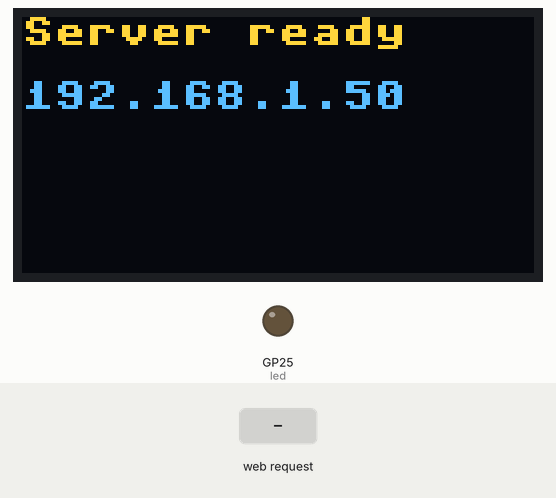
Bench run of a program on a simulated Raspberry Pi Pico running MicroPython. On the bench: 128×64 one-colour display, output pins drawn as LEDs (lit = HIGH). Inputs (shaded band) come from the test bench. The OLED is the two-colour kind (top 16 rows yellow); WiFi joins after 1.5 s; what the program prints to the serial console is not drawn.

Above: at 5.2 s.
5.3 s: HTTP request GET /led/on received
At 5.8 s:
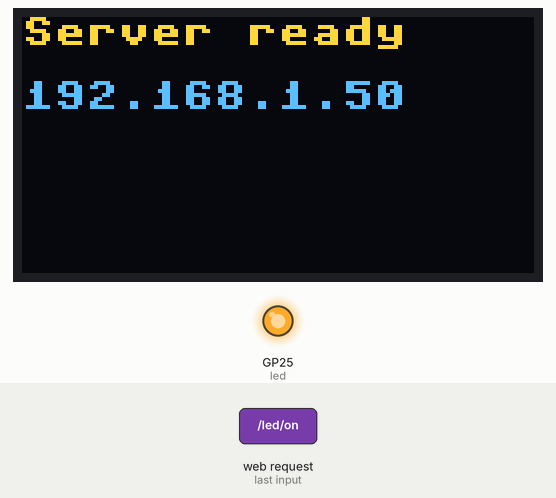
6.8 s: HTTP request GET /led/off received
At 8.2 s:
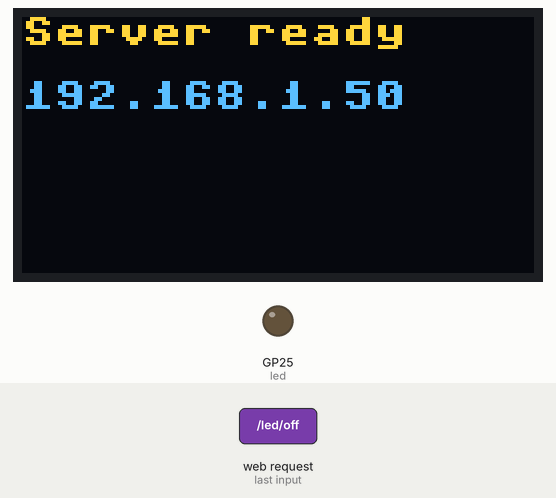
Timing chart, 0 to 9.8 s (numbered marks = the images above; inputs shaded):
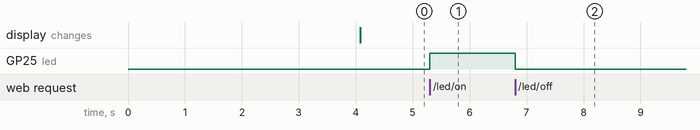

Measured:
- after the input at 5.3 s, GP25 (led): LOW → HIGH at once
- after the input at 6.8 s, GP25 (led): HIGH → LOW at once

The program:

led_on_off.py
```python
import ssd1306
import network
import socket
import time
from machine import Pin, I2C

led = Pin("LED", Pin.OUT)

SSID = "Wi-Fi名"
PASSWORD = "パスワード"

wlan = network.WLAN(network.STA_IF)
wlan.active(True)
wlan.connect(SSID, PASSWORD)

while not wlan.isconnected():
    time.sleep(1)

ip = wlan.ifconfig()[0]

time.sleep(2)

i2c = I2C(0,sda=Pin(0), scl=Pin(1))
oled = ssd1306.SSD1306_I2C(128, 64, i2c)

oled.fill(0)
oled.text("Connected!", 0, 0)
oled.text(ip, 0, 16)
oled.show()

html = """\
HTTP/1.0 200 OK
Content-Type: text/html

<html>
<body>
    <h1>LED Control</h1>
    <button onclick="fetch('/led/on')">ON</button>
    <button onclick="fetch('/led/off')">OFF</button>
</body>
</html>
"""

addr = socket.getaddrinfo("0.0.0.0", 80)[0][-1]
s = socket.socket()
s.setsockopt(socket.SOL_SOCKET, socket.SO_REUSEADDR, 1)
s.bind(addr)
s.listen(1)

oled.fill(0)
oled.text("Server ready", 0, 0)
oled.text(ip, 0, 16)
oled.show()

print("サーバー起動:", ip)

while True:
    conn, addr = s.accept()
    request = conn.recv(1024).decode()

    if "/led/on" in request:
        led.on()
    elif "/led/off" in request:
        led.off()

    conn.sendall(html)
    conn.close()
```
